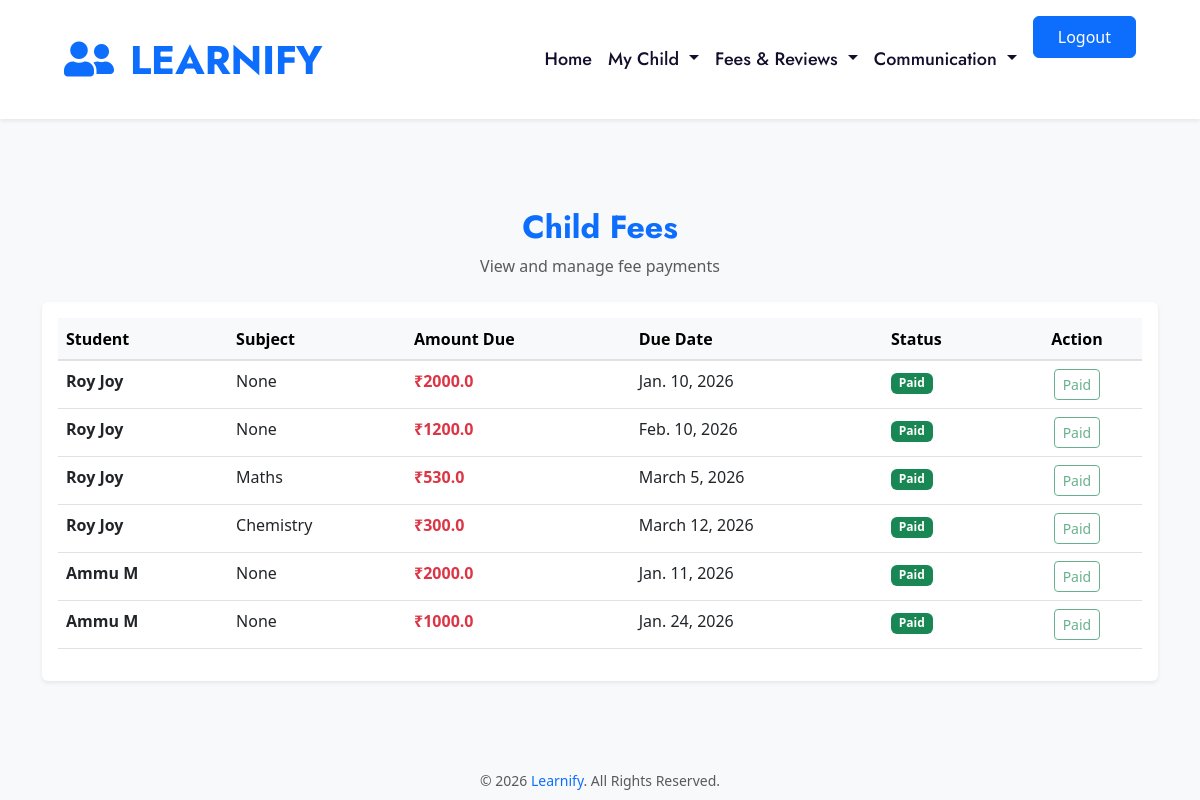
The page /view_child_fees (signed in) on the database its author committed.
### SiteAdmin/models.py (models this page shows, shortened)
class Fee(models.Model):
    student = models.ForeignKey(
        'Student.Student_Reg',
        on_delete=models.CASCADE,
        related_name='fees'
    )
    subject = models.ForeignKey(
        Subject,
        on_delete=models.CASCADE,
        related_name='subject_fees',null=True,blank=True
    )
    amount_due = models.FloatField()
    amount_paid = models.FloatField(default=0)
    due_date = models.DateField()
    status = models.CharField(max_length=20, default='unpaid')
    date_created = models.DateTimeField(auto_now_add=True)

class Subject(models.Model):
    subjectname=models.CharField(max_length=100)
    def __str__(self):
        return self.subjectname

### Student/models.py (models this page shows, shortened)
class Student_Reg(models.Model):
    user = models.OneToOneField(User, on_delete=models.CASCADE)
    parent = models.ForeignKey(Parent_Reg, on_delete=models.CASCADE)
    class_level = models.CharField(max_length=20)
    admission_date = models.DateField(auto_now_add=True)
    gender=models.CharField(max_length=100,default='null')
    subjects = models.ManyToManyField(Subject)
    status=models.CharField(max_length=100,default='pending')

### Parent/views.py (the view)
# urls.py: path('view_child_fees',views.view_child_fees,name='view_child_fees'),
def view_child_fees(request):
    parent = Parent_Reg.objects.get(user=request.user)
    students = Student_Reg.objects.filter(parent=parent)
    fees = Fee.objects.filter(student__in=students)
    return render(request, 'parent/parent_fees.html', {'fees': fees})

### template/parent/parent_fees.html (shortened to what this page needs)
{% extends 'parent/page.html' %}
{% block content %}
<div class="container py-5">
    <div class="text-center mb-4">
        <h2 class="fw-bold text-primary">Child Fees</h2>
        <p class="text-muted">View and manage fee payments</p>
    </div>
    <div class="card shadow-sm border-0">
        <div class="card-body">
            {% if fees %}
            <div class="table-responsive">
                <table class="table table-hover align-middle">
                    <thead class="table-light">
                        <tr>
                            <th>Student</th>
                            <th>Subject</th>
                            <th>Amount Due</th>
                            <th>Due Date</th>
                            <th>Status</th>
                            <th class="text-center">Action</th>
                        </tr>
                    </thead>
                    <tbody>
                        {% for fee in fees %}
                        <tr>
                            <td class="fw-semibold">
                                {{ fee.student.user.first_name }} {{ fee.student.user.last_name }}
                            </td>
                            <td>{{ fee.subject }}</td>
                            <td class="text-danger fw-bold">
                                ₹{{ fee.amount_due }}
                            </td>
                            <td>{{ fee.due_date }}</td>
                            <td>
                                {% if fee.status == 'unpaid' %}
                                    <span class="badge bg-danger">Unpaid</span>
                                {% else %}
                                    <span class="badge bg-success">Paid</span>
                                {% endif %}
                            </td>
                            <td class="text-center">
                                {% if fee.status == 'unpaid' %}
                                    <a href="{% url 'pay_fee' fee.id %}"
                                       class="btn btn-sm btn-primary">
                                        Pay Now
                                    </a>
                                {% else %}
                                    <button class="btn btn-sm btn-outline-success" disabled>
                                        Paid
                                    </button>
                                {% endif %}
                            </td>
                        </tr>
                        {% endfor %}
                    </tbody>
                </table>
            </div>
            {% else %}
                <div class="text-center py-4">
                    <p class="text-muted mb-0">No fees found.</p>
                </div>
            {% endif %}
        </div>
    </div>
</div>
{% endblock %}

### rows shown on the page
Fee: student.user.first_name "Roy", student.user.last_name "Joy", subject "None", amount_due "2000.0", due_date "Jan. 10, 2026", status "Paid"
Fee: student.user.first_name "Roy", student.user.last_name "Joy", subject "None", amount_due "1200.0", due_date "Feb. 10, 2026", status "Paid"
Fee: student.user.first_name "Roy", student.user.last_name "Joy", subject "Maths", amount_due "530.0", due_date "March 5, 2026", status "Paid"
Fee: student.user.first_name "Roy", student.user.last_name "Joy", subject "Chemistry", amount_due "300.0", due_date "March 12, 2026", status "Paid"
Fee: student.user.first_name "Ammu", student.user.last_name "M", subject "None", amount_due "2000.0", due_date "Jan. 11, 2026", status "Paid"
Fee: student.user.first_name "Ammu", student.user.last_name "M", subject "None", amount_due "1000.0", due_date "Jan. 24, 2026", status "Paid"
